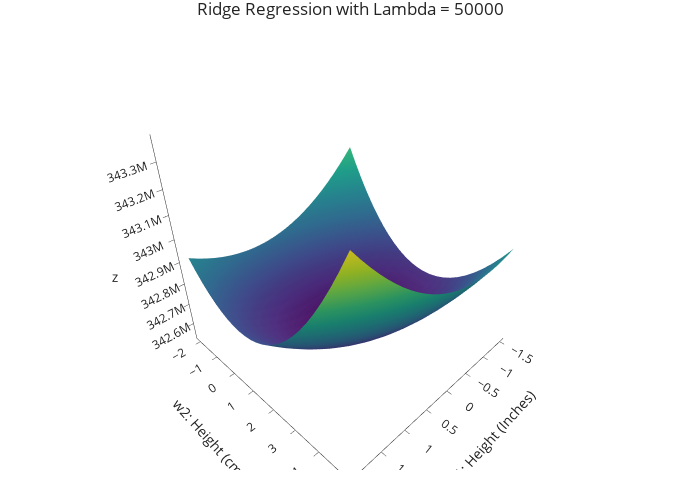

The code cell stored with this chart in its notebook:
### Markdown cell above
It seems that the last four $\vec{w}_\text{OLS}^*$ vectors made the same predictions and had the same minimal mean squared error of $\approx 101.31$, while the optimal $\vec{w}_\text{OLS}^*$ found using `np.linalg.inv` **wasn't** actually optimal, since it didn't have the minimal mean squared error! (There were minor differences between the last four, but these differences are attributed to the fact that the techniques use different numerical methods to solve for the necessary vectors with different stopping criteria, and due to the general imprecision of floating-point arithmetic.)

This tells us that `np.linalg.inv` does _something_ when the input matrix is not invertible, and the result isn't reliable, at least not in the context of solving the normal equations.

But generally, it seems that when the design matrix isn't full rank, we still can minimize mean squared error, it's just unclear which "optimal" parameter vector $\vec{w}_\text{OLS}^*$ we'll end up with, since there are infinitely many choices that minimize MSE. This is an issue if we care about interpreting the coefficients of our model.

**So, how does ridge regression help with this problem?**

To illustrate, let's look at a graph of $R_\text{ridge}(\vec{w}) = \frac{1}{n} \lVert \vec y - X \vec w \rVert_2^2 + \lambda \sum_{j = 1}^d w_j^2$, for different values of $\lambda$. The graph you're about to see is also known as a _loss surface_.

Remember, our model is of the form:

$$\text{predicted Weight (Pounds)} = w_0 + w_1 \cdot \text{Height (Inches)} + w_2 \cdot \text{Height (cm)}$$

There are three axes in the graph that appears:

- One for different values of $w_1$.
- One for different values of $w_2$.
- One for the value of $R_\text{ridge}(-82.77, w_1, w_2)$. Since we have three parameters, we'd need four axes to truly visualize $R_\text{ridge}(\vec{w})$, so we've fixed a particular value of $w_0$. (The interesting part of the graph doesn't involve the intercept, anyways, since the multicollinearity is between `'Height (Inches)'` and `'Height (cm)'`.)

Run the cell below and interact with the slider that appears!

### Code cell
def show_loss_surface(reg_lambda):
    def mse_for_weight_model(w):
        w = np.array([-82.77, w[0], w[1]])
        return np.mean((y_train - X_train_design @ w) ** 2) + reg_lambda * (w[0] ** 2 + w[1] ** 2)

    if reg_lambda > 0:
        identity = np.eye(X_train_design.shape[1])
        identity[0, 0] = 0
        w_star = np.linalg.solve(X_train_design.T @ X_train_design + X_train_design.shape[0] * reg_lambda * identity,
                                 X_train_design.T @ y_train)

    num_points = 25
    uvalues = np.linspace(-1.5, 2, num_points)
    vvalues = np.linspace(-2, 5, num_points)
    (u,v) = np.meshgrid(uvalues, vvalues)
    ws = np.vstack((u.flatten(), v.flatten()))
    MSE = np.array([mse_for_weight_model(w) for w in ws.T])
    loss_surface = go.Surface(x=u, y=v, z=np.reshape(MSE, u.shape), showscale=False)

    fig = go.Figure(data=[loss_surface])
    # fig.add_trace(opt_point)
    fig.update_layout(title=("Mean Squared Error" if reg_lambda == 0 else f"Ridge Regression with Lambda = {reg_lambda}"), scene = dict(
        xaxis_title = "w1: Height (Inches)",
        yaxis_title = "w2: Height (cm)"),
                     width=700, height=500, showlegend=False)
    fig.show()

from ipywidgets import interact
interact(show_loss_surface, reg_lambda=(0, 100000, 5000));

### Figure 1 — Plotly figure (JSON) as saved in the notebook; plotly's stock layout.template omitted (floating-point values rounded to 4 significant figures; data arrays with more than 128 entries replaced by an {"elided": "..."} marker saying what was removed)
{"data": [{"showscale": false, "type": "surface", "x": {"elided": "25x25 float values"}, "y": {"elided": "25x25 float values"}, "z": {"elided": "25x25 float values"}}], "layout": {"height": 500, "scene": {"xaxis": {"title": {"text": "w1: Height (Inches)"}}, "yaxis": {"title": {"text": "w2: Height (cm)"}}}, "showlegend": false, "title": {"text": "Ridge Regression with Lambda = 50000"}, "width": 700}}
